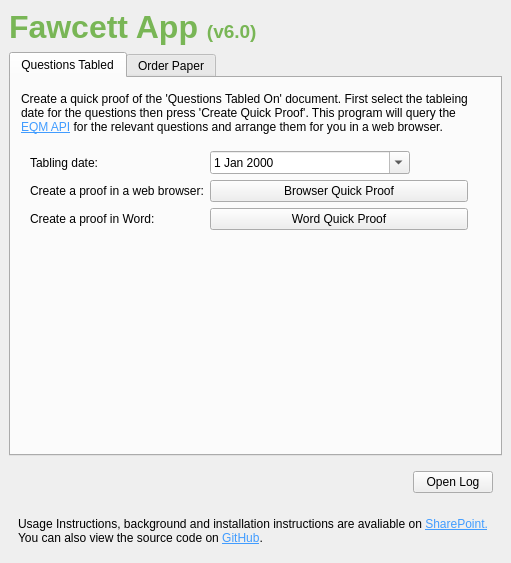
<?xml version="1.0" encoding="UTF-8"?>
<ui version="4.0">
 <class>MainWindow</class>
 <widget class="QMainWindow" name="MainWindow">
  <property name="geometry">
   <rect>
    <x>0</x>
    <y>0</y>
    <width>511</width>
    <height>563</height>
   </rect>
  </property>
  <property name="maximumSize">
   <size>
    <width>16777215</width>
    <height>16777215</height>
   </size>
  </property>
  <property name="windowTitle">
   <string>Fawcett App</string>
  </property>
  <widget class="QWidget" name="centralwidget">
   <layout class="QGridLayout" name="gridLayout">
    <item row="4" column="0">
     <widget class="QWidget" name="widget" native="true">
      <layout class="QVBoxLayout" name="verticalLayout_2">
       <item>
        <widget class="QLabel" name="label_2">
         <property name="text">
          <string>&lt;html&gt;&lt;head/&gt;&lt;body&gt;&lt;p&gt;Usage Instructions, background and installation instructions are avaliable on &lt;a href=&quot;https://hopuk.sharepoint.com/:w:/r/sites/bct-ppu/Scripts/Shared_Parliament_wide/FawcettApp/FawcettAppInstructions-v5.docx?d=wc1bf4be10a64428080752b7dd812a05f&amp;amp;csf=1&amp;amp;web=1&amp;amp;e=6pE9DC&quot;&gt;&lt;span style=&quot; text-decoration: underline; color:#419cff;&quot;&gt;SharePoint.&lt;/span&gt;&lt;/a&gt;&lt;br/&gt;You can also view the source code on &lt;a href=&quot;https://github.com/hoc-ppu/Fawcett&quot;&gt;&lt;span style=&quot; text-decoration: underline; color:#419cff;&quot;&gt;GitHub&lt;/span&gt;&lt;/a&gt;.&lt;/p&gt;&lt;/body&gt;&lt;/html&gt;</string>
         </property>
         <property name="textFormat">
          <enum>Qt::RichText</enum>
         </property>
         <property name="wordWrap">
          <bool>true</bool>
         </property>
         <property name="openExternalLinks">
          <bool>true</bool>
         </property>
        </widget>
       </item>
      </layout>
     </widget>
    </item>
    <item row="0" column="0">
     <widget class="QLabel" name="label">
      <property name="sizePolicy">
       <sizepolicy hsizetype="Expanding" vsizetype="Preferred">
        <horstretch>0</horstretch>
        <verstretch>0</verstretch>
       </sizepolicy>
      </property>
      <property name="text">
       <string>&lt;html&gt;&lt;head/&gt;&lt;body&gt;&lt;p&gt;&lt;span style=&quot; font-size:24pt; font-weight:600; color:#79b656;&quot;&gt;Fawcett App &lt;/span&gt;&lt;span style=&quot; font-size:14pt; font-weight:600; color:#79b656;&quot;&gt;(v6.0)&lt;/span&gt;&lt;/p&gt;&lt;/body&gt;&lt;/html&gt;</string>
      </property>
     </widget>
    </item>
    <item row="1" column="0">
     <widget class="QTabWidget" name="tabWidget">
      <property name="currentIndex">
       <number>0</number>
      </property>
      <widget class="QWidget" name="tab_1">
       <attribute name="title">
        <string>Questions Tabled</string>
       </attribute>
       <widget class="QLabel" name="intro_text">
        <property name="geometry">
         <rect>
          <x>10</x>
          <y>10</y>
          <width>451</width>
          <height>51</height>
         </rect>
        </property>
        <property name="text">
         <string>&lt;html&gt;&lt;head/&gt;&lt;body&gt;&lt;p&gt;Create a quick proof of the 'Questions Tabled On' document. First select the tableing date for the questions then press 'Create Quick Proof'. This program will query the &lt;a href=&quot;https://api.eqm.parliament.uk/&quot;&gt;&lt;span style=&quot; text-decoration: underline; color:#419cff;&quot;&gt;EQM API&lt;/span&gt;&lt;/a&gt; for the relevant questions and arrange them for you in a web browser. &lt;/p&gt;&lt;/body&gt;&lt;/html&gt;</string>
        </property>
        <property name="textFormat">
         <enum>Qt::RichText</enum>
        </property>
        <property name="wordWrap">
         <bool>true</bool>
        </property>
        <property name="openExternalLinks">
         <bool>true</bool>
        </property>
       </widget>
       <widget class="QFrame" name="frame">
        <property name="geometry">
         <rect>
          <x>10</x>
          <y>64</y>
          <width>456</width>
          <height>151</height>
         </rect>
        </property>
        <property name="frameShape">
         <enum>QFrame::NoFrame</enum>
        </property>
        <property name="frameShadow">
         <enum>QFrame::Raised</enum>
        </property>
        <layout class="QFormLayout" name="formLayout">
         <item row="0" column="0">
          <widget class="QLabel" name="date_label">
           <property name="text">
            <string>Tabling date:</string>
           </property>
           <property name="wordWrap">
            <bool>true</bool>
           </property>
          </widget>
         </item>
         <item row="0" column="1">
          <widget class="QDateEdit" name="dateEdit">
           <property name="maximumSize">
            <size>
             <width>200</width>
             <height>16777215</height>
            </size>
           </property>
           <property name="calendarPopup">
            <bool>true</bool>
           </property>
          </widget>
         </item>
         <item row="3" column="1">
          <widget class="QFrame" name="frame_2">
           <property name="frameShape">
            <enum>QFrame::NoFrame</enum>
           </property>
           <property name="frameShadow">
            <enum>QFrame::Plain</enum>
           </property>
           <property name="lineWidth">
            <number>0</number>
           </property>
           <layout class="QVBoxLayout"/>
          </widget>
         </item>
         <item row="1" column="1">
          <widget class="QPushButton" name="create_proof_btn">
           <property name="maximumSize">
            <size>
             <width>500</width>
             <height>16777215</height>
            </size>
           </property>
           <property name="text">
            <string>Browser Quick Proof</string>
           </property>
          </widget>
         </item>
         <item row="1" column="0">
          <widget class="QLabel" name="label_3">
           <property name="text">
            <string>Create a proof in a web browser:</string>
           </property>
          </widget>
         </item>
         <item row="2" column="0">
          <widget class="QLabel" name="label_4">
           <property name="text">
            <string>Create a proof in Word:</string>
           </property>
          </widget>
         </item>
         <item row="2" column="1">
          <widget class="QPushButton" name="create_proof_word_btn">
           <property name="text">
            <string>Word Quick Proof</string>
           </property>
          </widget>
         </item>
        </layout>
       </widget>
      </widget>
      <widget class="QWidget" name="tab_2">
       <attribute name="title">
        <string>Order Paper</string>
       </attribute>
       <layout class="QVBoxLayout" name="verticalLayout">
        <item>
         <widget class="QLabel" name="intro_text_2">
          <property name="text">
           <string>&lt;html&gt;&lt;head/&gt;&lt;body&gt;&lt;p&gt;Create a quick proof of the 'Questions Tabled On' document. First select the tableing date for the questions then press 'Create Quick Proof'. This program will query the &lt;a href=&quot;https://api.eqm.parliament.uk/&quot;&gt;&lt;span style=&quot; text-decoration: underline; color:#419cff;&quot;&gt;EQM API&lt;/span&gt;&lt;/a&gt; for the relevant questions and arrange them for you in a web browser. &lt;/p&gt;&lt;/body&gt;&lt;/html&gt;</string>
          </property>
          <property name="textFormat">
           <enum>Qt::RichText</enum>
          </property>
          <property name="wordWrap">
           <bool>true</bool>
          </property>
          <property name="openExternalLinks">
           <bool>true</bool>
          </property>
         </widget>
        </item>
        <item>
         <widget class="QFrame" name="frame_3">
          <property name="frameShape">
           <enum>QFrame::NoFrame</enum>
          </property>
          <property name="frameShadow">
           <enum>QFrame::Raised</enum>
          </property>
          <layout class="QFormLayout" name="formLayout_2">
           <property name="bottomMargin">
            <number>0</number>
           </property>
           <item row="0" column="0">
            <widget class="QLabel" name="date_label_OP">
             <property name="text">
              <string>Sitting date</string>
             </property>
             <property name="wordWrap">
              <bool>true</bool>
             </property>
            </widget>
           </item>
           <item row="0" column="1">
            <widget class="QDateEdit" name="dateEdit_OP">
             <property name="maximumSize">
              <size>
               <width>200</width>
               <height>16777215</height>
              </size>
             </property>
             <property name="calendarPopup">
              <bool>true</bool>
             </property>
            </widget>
           </item>
           <item row="1" column="0" colspan="2">
            <widget class="QCheckBox" name="checkBox_1_OP">
             <property name="text">
              <string>Effectives</string>
             </property>
            </widget>
           </item>
           <item row="2" column="0" colspan="2">
            <widget class="QCheckBox" name="checkBox_2_OP">
             <property name="text">
              <string>Announcements</string>
             </property>
            </widget>
           </item>
           <item row="3" column="0" colspan="2">
            <widget class="QCheckBox" name="checkBox_3_OP">
             <property name="text">
              <string>Future Business A</string>
             </property>
            </widget>
           </item>
          </layout>
         </widget>
        </item>
        <item>
         <widget class="QFrame" name="frame_4">
          <property name="frameShape">
           <enum>QFrame::NoFrame</enum>
          </property>
          <property name="frameShadow">
           <enum>QFrame::Plain</enum>
          </property>
          <property name="lineWidth">
           <number>0</number>
          </property>
          <layout class="QHBoxLayout" name="horizontalLayout">
           <item>
            <spacer name="horizontalSpacer_3">
             <property name="orientation">
              <enum>Qt::Horizontal</enum>
             </property>
             <property name="sizeHint" stdset="0">
              <size>
               <width>40</width>
               <height>20</height>
              </size>
             </property>
            </spacer>
           </item>
           <item>
            <widget class="QPushButton" name="create_proof_btn_OP">
             <property name="maximumSize">
              <size>
               <width>250</width>
               <height>16777215</height>
              </size>
             </property>
             <property name="text">
              <string>Create Quick Proof</string>
             </property>
            </widget>
           </item>
           <item>
            <spacer name="horizontalSpacer_2">
             <property name="orientation">
              <enum>Qt::Horizontal</enum>
             </property>
             <property name="sizeHint" stdset="0">
              <size>
               <width>40</width>
               <height>20</height>
              </size>
             </property>
            </spacer>
           </item>
          </layout>
         </widget>
        </item>
       </layout>
      </widget>
     </widget>
    </item>
    <item row="2" column="0">
     <widget class="QFrame" name="frame_5">
      <property name="frameShape">
       <enum>QFrame::NoFrame</enum>
      </property>
      <property name="frameShadow">
       <enum>QFrame::Raised</enum>
      </property>
      <layout class="QHBoxLayout" name="horizontalLayout_2">
       <item>
        <spacer name="horizontalSpacer">
         <property name="orientation">
          <enum>Qt::Horizontal</enum>
         </property>
         <property name="sizeHint" stdset="0">
          <size>
           <width>40</width>
           <height>20</height>
          </size>
         </property>
        </spacer>
       </item>
       <item>
        <widget class="QPushButton" name="logBtn">
         <property name="maximumSize">
          <size>
           <width>500</width>
           <height>16777215</height>
          </size>
         </property>
         <property name="text">
          <string>Open Log</string>
         </property>
        </widget>
       </item>
      </layout>
     </widget>
    </item>
   </layout>
  </widget>
  <action name="actionInstilation_Instructions">
   <property name="text">
    <string>Instilation Instructions</string>
   </property>
  </action>
  <action name="actionView_source_code">
   <property name="text">
    <string>View source code</string>
   </property>
  </action>
 </widget>
 <resources/>
 <connections/>
</ui>
